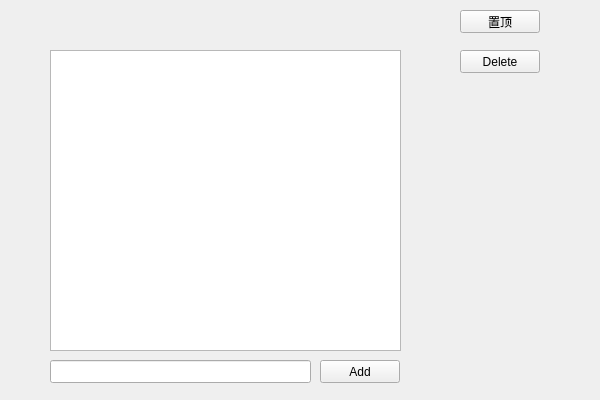
<?xml version="1.0" encoding="UTF-8"?>
<ui version="4.0">
 <class>ToDoClass</class>
 <widget class="QWidget" name="ToDoClass">
  <property name="geometry">
   <rect>
    <x>0</x>
    <y>0</y>
    <width>600</width>
    <height>400</height>
   </rect>
  </property>
  <property name="windowTitle">
   <string>ToDo</string>
  </property>
  <widget class="QLineEdit" name="lineEditInput">
   <property name="geometry">
    <rect>
     <x>50</x>
     <y>360</y>
     <width>261</width>
     <height>23</height>
    </rect>
   </property>
  </widget>
  <widget class="QPushButton" name="btnAdd">
   <property name="geometry">
    <rect>
     <x>320</x>
     <y>360</y>
     <width>80</width>
     <height>23</height>
    </rect>
   </property>
   <property name="text">
    <string>Add</string>
   </property>
  </widget>
  <widget class="QListWidget" name="listWidgetTasks">
   <property name="geometry">
    <rect>
     <x>50</x>
     <y>50</y>
     <width>351</width>
     <height>301</height>
    </rect>
   </property>
  </widget>
  <widget class="QPushButton" name="btnDelete">
   <property name="geometry">
    <rect>
     <x>460</x>
     <y>50</y>
     <width>80</width>
     <height>23</height>
    </rect>
   </property>
   <property name="text">
    <string>Delete</string>
   </property>
  </widget>
  <widget class="QPushButton" name="btnOnTop">
   <property name="geometry">
    <rect>
     <x>460</x>
     <y>10</y>
     <width>80</width>
     <height>23</height>
    </rect>
   </property>
   <property name="text">
    <string>置顶</string>
   </property>
  </widget>
 </widget>
 <layoutdefault spacing="6" margin="11"/>
 <resources>
  <include location="ToDo.qrc"/>
 </resources>
 <connections/>
</ui>
